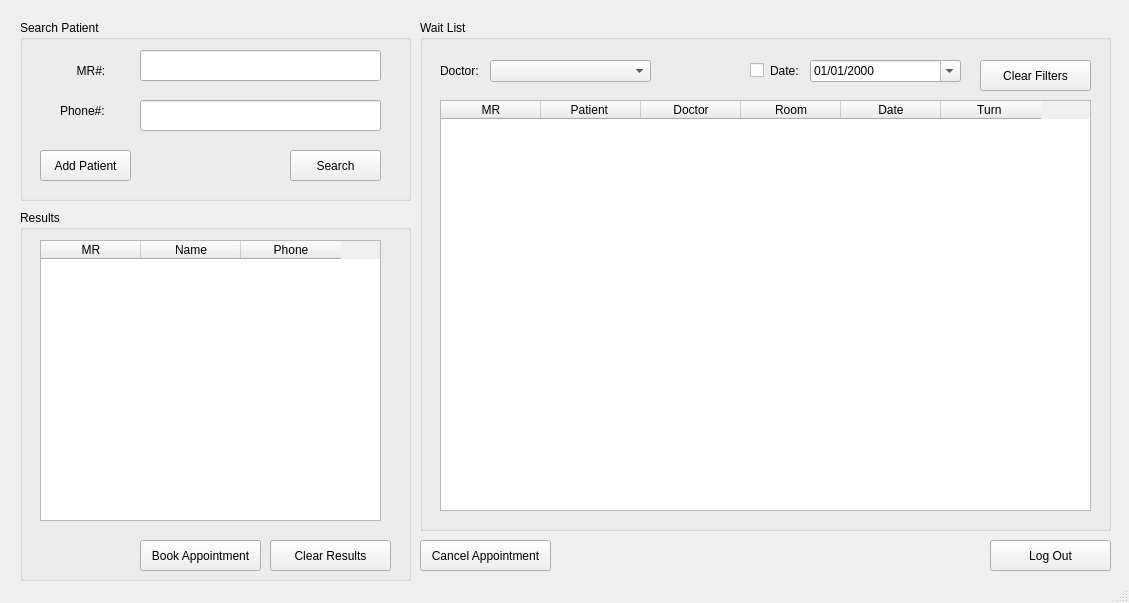
<?xml version="1.0" encoding="UTF-8"?>
<ui version="4.0">
 <class>MainWindow</class>
 <widget class="QMainWindow" name="MainWindow">
  <property name="windowModality">
   <enum>Qt::ApplicationModal</enum>
  </property>
  <property name="geometry">
   <rect>
    <x>0</x>
    <y>0</y>
    <width>1129</width>
    <height>603</height>
   </rect>
  </property>
  <property name="windowTitle">
   <string>MainWindow</string>
  </property>
  <widget class="QWidget" name="centralwidget">
   <widget class="QGroupBox" name="groupBox">
    <property name="geometry">
     <rect>
      <x>20</x>
      <y>20</y>
      <width>391</width>
      <height>181</height>
     </rect>
    </property>
    <property name="title">
     <string>Search Patient</string>
    </property>
    <widget class="QLabel" name="label">
     <property name="geometry">
      <rect>
       <x>50</x>
       <y>40</y>
       <width>41</width>
       <height>21</height>
      </rect>
     </property>
     <property name="text">
      <string>  MR#:</string>
     </property>
    </widget>
    <widget class="QLabel" name="label_2">
     <property name="geometry">
      <rect>
       <x>40</x>
       <y>80</y>
       <width>51</width>
       <height>21</height>
      </rect>
     </property>
     <property name="text">
      <string>Phone#: </string>
     </property>
    </widget>
    <widget class="QLineEdit" name="lineMR">
     <property name="geometry">
      <rect>
       <x>120</x>
       <y>30</y>
       <width>241</width>
       <height>31</height>
      </rect>
     </property>
     <property name="text">
      <string/>
     </property>
    </widget>
    <widget class="QLineEdit" name="linePhone">
     <property name="geometry">
      <rect>
       <x>120</x>
       <y>80</y>
       <width>241</width>
       <height>31</height>
      </rect>
     </property>
     <property name="text">
      <string/>
     </property>
    </widget>
    <widget class="QPushButton" name="pushSearch">
     <property name="geometry">
      <rect>
       <x>270</x>
       <y>130</y>
       <width>91</width>
       <height>31</height>
      </rect>
     </property>
     <property name="text">
      <string>Search</string>
     </property>
    </widget>
    <widget class="QPushButton" name="pushAdd">
     <property name="geometry">
      <rect>
       <x>20</x>
       <y>130</y>
       <width>91</width>
       <height>31</height>
      </rect>
     </property>
     <property name="text">
      <string>Add Patient</string>
     </property>
    </widget>
   </widget>
   <widget class="QGroupBox" name="groupBox_3">
    <property name="geometry">
     <rect>
      <x>420</x>
      <y>20</y>
      <width>691</width>
      <height>511</height>
     </rect>
    </property>
    <property name="title">
     <string>Wait List</string>
    </property>
    <widget class="QTableWidget" name="tablewidgetWaitlist">
     <property name="geometry">
      <rect>
       <x>20</x>
       <y>80</y>
       <width>651</width>
       <height>411</height>
      </rect>
     </property>
     <property name="selectionBehavior">
      <enum>QAbstractItemView::SelectRows</enum>
     </property>
     <column>
      <property name="text">
       <string>MR</string>
      </property>
     </column>
     <column>
      <property name="text">
       <string>Patient </string>
      </property>
     </column>
     <column>
      <property name="text">
       <string>Doctor</string>
      </property>
     </column>
     <column>
      <property name="text">
       <string>Room</string>
      </property>
     </column>
     <column>
      <property name="text">
       <string>Date</string>
      </property>
     </column>
     <column>
      <property name="text">
       <string>Turn </string>
      </property>
     </column>
    </widget>
    <widget class="QLabel" name="label_3">
     <property name="geometry">
      <rect>
       <x>20</x>
       <y>40</y>
       <width>51</width>
       <height>21</height>
      </rect>
     </property>
     <property name="text">
      <string>Doctor:</string>
     </property>
    </widget>
    <widget class="QComboBox" name="comboDoctor">
     <property name="geometry">
      <rect>
       <x>70</x>
       <y>40</y>
       <width>161</width>
       <height>22</height>
      </rect>
     </property>
    </widget>
    <widget class="QDateEdit" name="dateEdit">
     <property name="geometry">
      <rect>
       <x>390</x>
       <y>40</y>
       <width>151</width>
       <height>22</height>
      </rect>
     </property>
     <property name="displayFormat">
      <string>MM/dd/yyyy</string>
     </property>
     <property name="calendarPopup">
      <bool>true</bool>
     </property>
    </widget>
    <widget class="QPushButton" name="pushClearFilters">
     <property name="geometry">
      <rect>
       <x>560</x>
       <y>40</y>
       <width>111</width>
       <height>31</height>
      </rect>
     </property>
     <property name="text">
      <string>Clear Filters</string>
     </property>
    </widget>
    <widget class="QCheckBox" name="checkDate">
     <property name="geometry">
      <rect>
       <x>330</x>
       <y>40</y>
       <width>16</width>
       <height>20</height>
      </rect>
     </property>
     <property name="text">
      <string/>
     </property>
    </widget>
    <widget class="QLabel" name="label_4">
     <property name="geometry">
      <rect>
       <x>350</x>
       <y>40</y>
       <width>51</width>
       <height>21</height>
      </rect>
     </property>
     <property name="text">
      <string>Date:</string>
     </property>
    </widget>
   </widget>
   <widget class="QGroupBox" name="groupBox_2">
    <property name="geometry">
     <rect>
      <x>20</x>
      <y>210</y>
      <width>391</width>
      <height>371</height>
     </rect>
    </property>
    <property name="title">
     <string>Results</string>
    </property>
    <widget class="QTableWidget" name="tablewidgetSearch">
     <property name="geometry">
      <rect>
       <x>20</x>
       <y>30</y>
       <width>341</width>
       <height>281</height>
      </rect>
     </property>
     <property name="selectionBehavior">
      <enum>QAbstractItemView::SelectRows</enum>
     </property>
     <column>
      <property name="text">
       <string>MR</string>
      </property>
     </column>
     <column>
      <property name="text">
       <string>Name</string>
      </property>
     </column>
     <column>
      <property name="text">
       <string>Phone</string>
      </property>
     </column>
    </widget>
    <widget class="QPushButton" name="pushBook">
     <property name="geometry">
      <rect>
       <x>120</x>
       <y>330</y>
       <width>121</width>
       <height>31</height>
      </rect>
     </property>
     <property name="text">
      <string>Book Appointment</string>
     </property>
    </widget>
    <widget class="QPushButton" name="pushClear">
     <property name="geometry">
      <rect>
       <x>250</x>
       <y>330</y>
       <width>121</width>
       <height>31</height>
      </rect>
     </property>
     <property name="text">
      <string>Clear Results</string>
     </property>
    </widget>
   </widget>
   <widget class="QPushButton" name="pushCancel">
    <property name="geometry">
     <rect>
      <x>420</x>
      <y>540</y>
      <width>131</width>
      <height>31</height>
     </rect>
    </property>
    <property name="text">
     <string>Cancel Appointment</string>
    </property>
   </widget>
   <widget class="QPushButton" name="pushLogOut">
    <property name="geometry">
     <rect>
      <x>990</x>
      <y>540</y>
      <width>121</width>
      <height>31</height>
     </rect>
    </property>
    <property name="text">
     <string>Log Out</string>
    </property>
   </widget>
  </widget>
  <widget class="QStatusBar" name="statusbar"/>
 </widget>
 <resources/>
 <connections/>
</ui>
